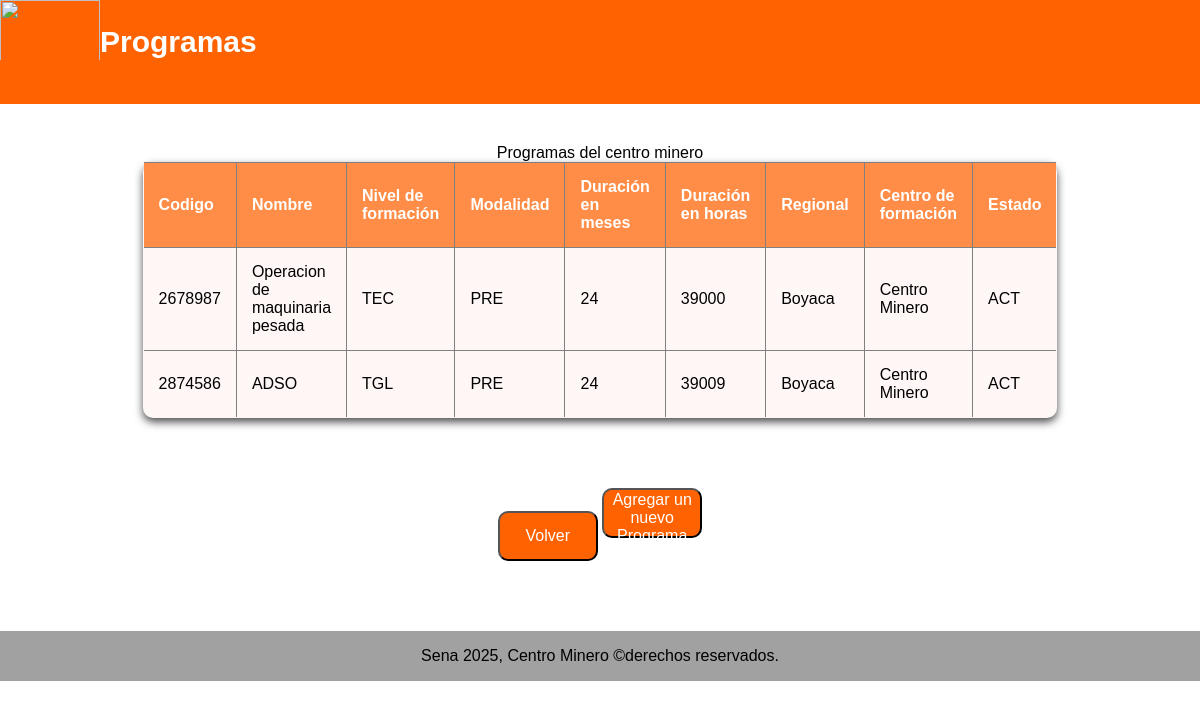
The page /programas/ on the database as committed earlier.
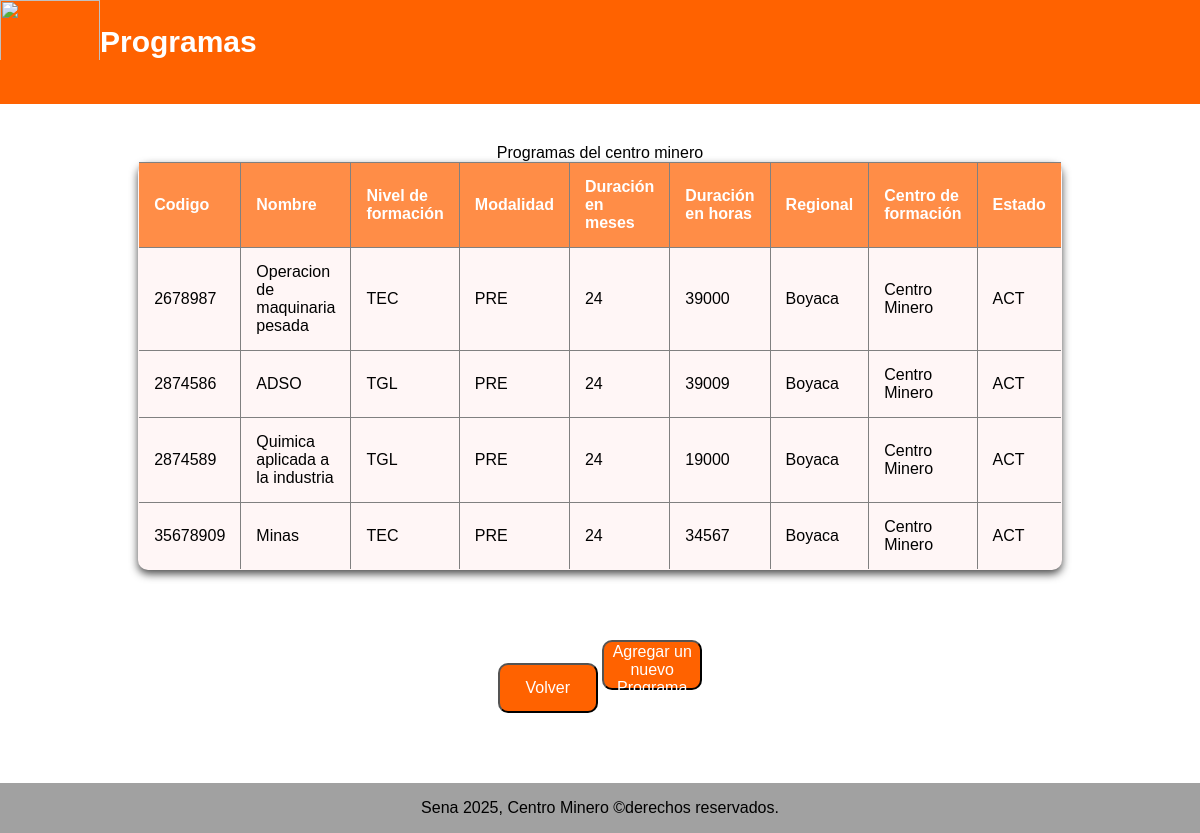
The same page on the database as committed later.
### programas/models.py (models this page shows, shortened)
class Programa(models.Model):
    NIVEL_FORMACION_CHOICES =[
        ('AUX', 'Auxiliar'),
        ('OPE', 'Operario'),
        ('TEC', 'Tecnico'),
        ('TGL', 'Tecnologo'),
        ('ESP', 'Especializacion tecnologica'),
        ('COM', 'Complementario'),
    ]
    MODALIDAD_CHOICES = [
        ('PRE', 'Presencial'),
        ('VIR', 'Virtual'),
        ('MIX', 'Mixta'),
    ]
    ESTADO_CHOICES =[
        ('ACT', 'Activo'),
        ('INA', 'Inactivo'),
        ('SUS', 'Suspendido'),
        ('CAN', 'Cancelado'),
    ]
    codigo = models.CharField(max_length=20, unique=True)
    nombre = models.CharField(max_length=100,)
    nivel_formacion = models.CharField(max_length=3, choices=NIVEL_FORMACION_CHOICES)
    modalidad = models.CharField(max_length=3, choices=MODALIDAD_CHOICES)
    duracion_meses = models.PositiveIntegerField(verbose_name="duracion en meses")
    duracion_horas = models.PositiveIntegerField(verbose_name="Duarcion  en horas")
    descripcion = models.TextField(verbose_name="Descripcion del programa")
    competencias = models.TextField(verbose_name="Competencias del programa")
    perfil_egreso = models.TextField(verbose_name="Perfil de egreso")
    requisitos_ingreso = models.TextField(verbose_name="requisistos para entrar al programa")
    centro_formacion = models.CharField(max_length=200)
    regional = models.CharField(max_length=100)
    estado = models.CharField(max_length=3, choices=ESTADO_CHOICES, default='ACT')
    fecha_creacion = models.DateField(verbose_name="fecha de creacion del programa")
    fecha_registro = models.DateField(verbose_name="fecha de registro")

### programas/views.py (the view)
# urls.py: path('programas/', views.programas, name='programas'),
def programas(request):
    lista_programas = Programa.objects.all()
    template = loader.get_template('programas.html')
    context ={
        'programas' : lista_programas,
    }
    return HttpResponse(template.render(context, request))

### programas/templates/programas.html (shortened to what this page needs)
<html lang="es">
<head>
</head>
<body>
    <nav>
        <img src="https://www.thearchipielagopress.co/wp-content/uploads/2020/10/sena-1800.jpg" alt="" class="sena-img">
        <div><h1 class="titulo-nav">Programas</h1></div>
    </nav>
    <table border="1" cellspacing="0" cellpadding="7">
        <caption>Programas del centro minero</caption>
        <thead>
            <tr>
                <th>Codigo</th>
                <th>Nombre</th>
                <th>Nivel de formación</th>
                <th>Modalidad</th>
                <th>Duración en meses</th>
                <th>Duración en horas</th>
                <th>Regional</th>
                <th>Centro de formación</th>
                <th>Estado</th>
            </tr>
        </thead>
        <tbody>
            {% for i in programas %}
            <tr>
                <td>{{ i.codigo }}</td>
                <td>{{ i.nombre }}</td>
                <td>{{ i.nivel_formacion }}</td>
                <td>{{ i.modalidad }}</td>
                <td>{{ i.duracion_meses }}</td>
                <td>{{ i.duracion_horas }}</td>
                <td>{{ i.regional }}</td>
                <td>{{ i.centro_formacion }}</td>
                <td>{{ i.estado }}</td>
            </tr>
            {% endfor %}
        </tbody>
    </table>
    <a href="/"><button>Volver</button></a>
    <a href="/crear_programa/"><button>Agregar un nuevo Programa</button></a>
    <footer>Sena 2025, Centro Minero ©derechos reservados.</footer>
</body>
</html>

Rows that differ between the two databases and show on the page:
added Programa: codigo "2874589", nombre "Quimica aplicada a la industria", nivel_formacion "TGL", modalidad "PRE", duracion_meses "24", duracion_horas "19000", regional "Boyaca", centro_formacion "Centro Minero", estado "ACT"
added Programa: codigo "35678909", nombre "Minas", nivel_formacion "TEC", modalidad "PRE", duracion_meses "24", duracion_horas "34567", regional "Boyaca", centro_formacion "Centro Minero", estado "ACT"
